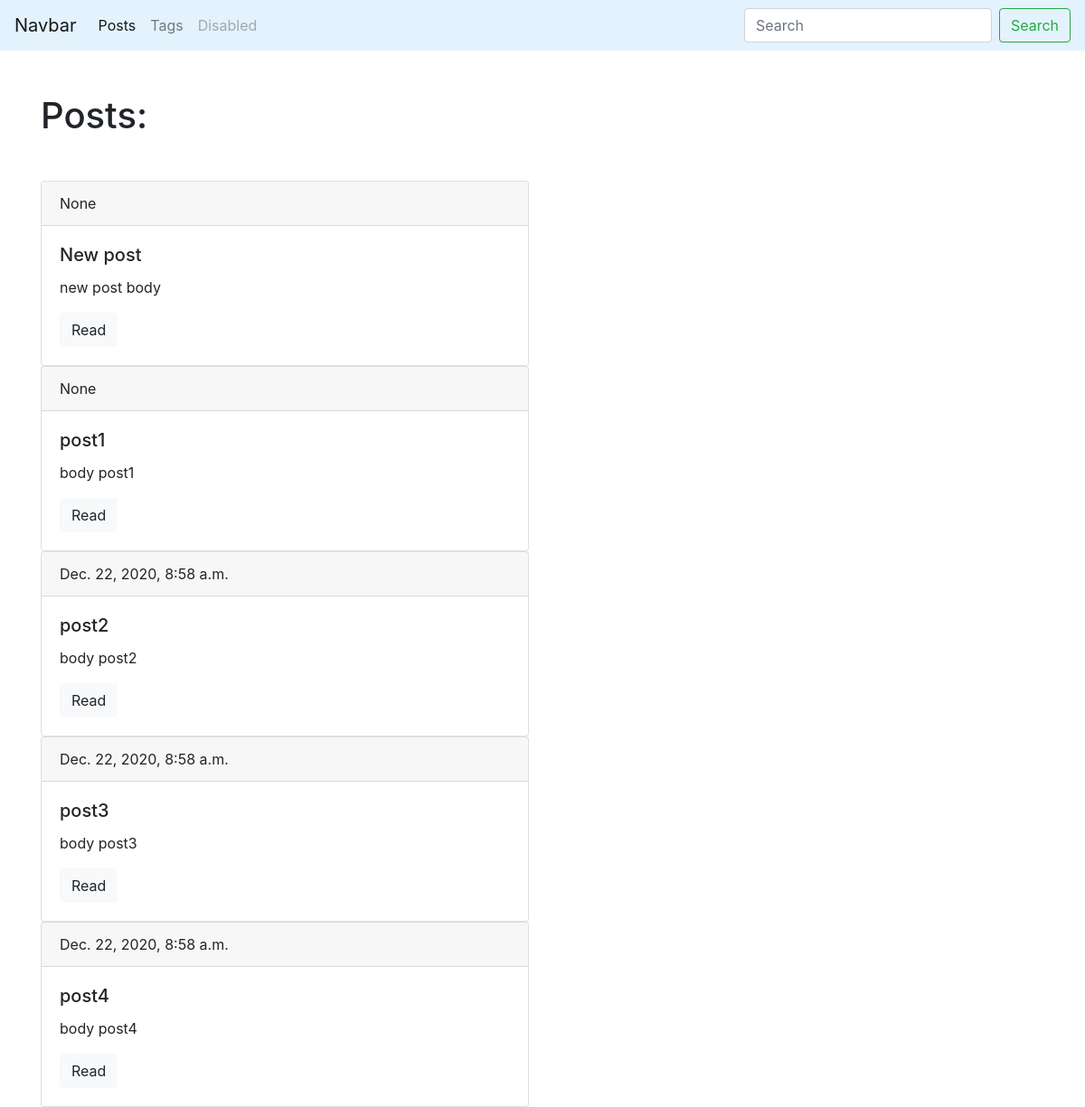
Page /blog/ on the earlier database version.
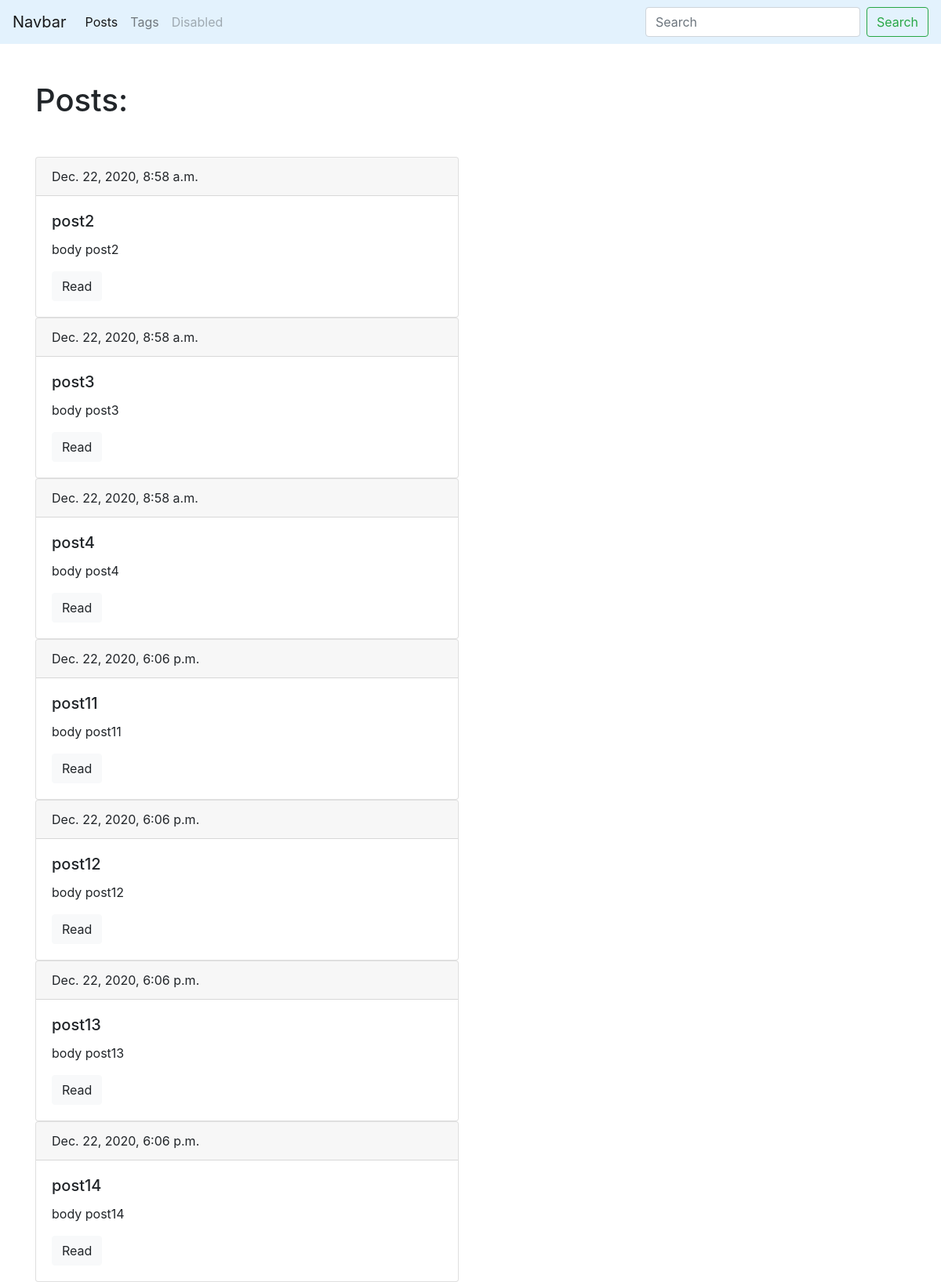
Same page on the later database version.
### blog/models.py (models this page shows, shortened)
class Post(models.Model):
    title = models.CharField(max_length=150, unique=True)
    slug = models.SlugField(max_length=150, unique=True)
    body = models.TextField(blank=True, db_index=True)
    tags = models.ManyToManyField('Tag', blank=True, related_name='posts')
    date_pub = models.DateTimeField(auto_now_add=True)
    def get_absolute_url(self):
        return reverse('post_detail_url', kwargs={'slug': self.slug})

### blog/views.py (the view)
# urls.py: path('', posts_list, name='posts_list_url'),
def posts_list(request):
    posts = Post.objects.all()
    return render(request, 'blog/index.html', context={'posts': posts})

### blog/templates/blog/index.html (shortened to what this page needs)
{% extends 'blog/base_blog.html' %}
{% block content %}
    <h1 class="mb-5">Posts:</h1>
    {% for post in posts %}
        <div class="card">
            <div class="card-header">
                {{ post.date_pub }}
            </div>
            <div class="card-body">
                <h5 class="card-title">{{ post.title }}</h5>
                <p class="card-text">{{ post.body|truncatewords:15 }}</p>
                <a href="{{ post.get_absolute_url }}" class="btn btn-light">Read</a>
            </div>
        </div>
    {% endfor %}
{% endblock %}

### blog/templates/blog/base_blog.html
{% extends 'base.html' %}

### templates/base.html (shortened to what this page needs)
<!doctype html>
<html lang="en">
<head>
    <link rel="stylesheet" href="https://cdn.jsdelivr.net/npm/bootstrap@4.5.3/dist/css/bootstrap.min.css"
>
</head>
<body>
    <nav class="navbar navbar-expand-lg navbar-light" style="background-color: #e3f2fd;">
        <a class="navbar-brand" href="#">Navbar</a>
        <div class="collapse navbar-collapse" id="navbarSupportedContent">
            <ul class="navbar-nav mr-auto">
                <li class="nav-item active">
                    <a class="nav-link" href="{% url 'posts_list_url' %}">Posts</a>
                </li>
                <li class="nav-item">
                    <a class="nav-link" href="{% url 'tags_list_url' %}">Tags</a>
                </li>
                <li class="nav-item">
                    <a class="nav-link disabled" href="#" tabindex="-1" aria-disabled="true">Disabled</a>
                </li>
            </ul>
            <form class="form-inline my-2 my-lg-0">
                <input class="form-control mr-sm-2" type="search" placeholder="Search" aria-label="Search">
                <button class="btn btn-outline-success my-2 my-sm-0" type="submit">Search</button>
            </form>
        </div>
    </nav>
    <div class="container mt-5">
        <div class="row">
            <div class="col-6 affset-mb-2">
                {% block content %}{% endblock %}
            </div>
        </div>
    </div>
</body>
</html>

Differences in the rows shown:
removed Post: date_pub "None", title "New post", body "new post body"
removed Post: date_pub "None", title "post1", body "body post1"
added Post: date_pub "Dec. 22, 2020, 6:06 p.m.", title "post11", body "body post11"
added Post: date_pub "Dec. 22, 2020, 6:06 p.m.", title "post12", body "body post12"
added Post: date_pub "Dec. 22, 2020, 6:06 p.m.", title "post13", body "body post13"
added Post: date_pub "Dec. 22, 2020, 6:06 p.m.", title "post14", body "body post14"
